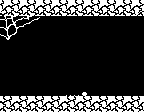

Below is a game level as drawn by its tile map, then a one-line description and the .tmx file that defines it, in full:
An orthogonal 18x28 tile map with 8x4 px tiles, 1 tile layer (Capa de Patrones 1).

<map version="1.2" tiledversion="1.2.5" orientation="orthogonal" renderorder="right-down" width="18" height="28" tilewidth="8" tileheight="4" infinite="0" nextlayerid="2" nextobjectid="1">
 <tileset firstgid="1" source="patrones8x4_2.tsx" />
 <layer id="1" name="Capa de Patrones 1" width="18" height="28">
  <data encoding="csv">
2,1,2,1,2,1,2,1,2,1,2,1,2,1,2,1,2,1,
12,11,12,11,12,11,12,11,12,11,12,11,12,11,12,11,12,11,
22,21,22,21,22,21,22,21,22,21,22,21,22,21,22,21,22,21,
11,31,32,31,32,31,32,31,32,31,32,31,32,31,32,31,32,22,
148,149,150,149,150,200,200,200,200,200,200,200,200,200,200,200,200,200,
158,159,160,150,160,200,200,200,200,200,200,200,200,200,200,200,200,200,
168,169,170,160,200,200,200,200,200,200,200,200,200,200,200,200,200,200,
178,179,180,200,200,200,200,200,200,200,200,200,200,200,200,200,200,200,
188,189,190,200,200,200,200,200,200,200,200,200,200,200,200,200,200,200,
198,199,200,200,200,200,200,200,200,200,200,200,200,200,200,200,200,200,
200,200,200,200,200,200,200,200,200,200,200,200,200,200,200,200,200,200,
200,200,200,200,200,200,200,200,200,200,200,200,200,200,200,200,200,200,
200,200,200,200,200,200,200,200,200,200,200,200,200,200,200,200,200,200,
200,200,200,200,200,200,200,200,200,200,200,200,200,200,200,200,200,200,
200,200,200,200,200,200,200,200,200,200,200,200,200,200,200,200,200,200,
200,200,200,200,200,200,200,200,200,200,200,200,200,200,200,200,200,200,
200,200,200,200,200,200,200,200,200,200,200,200,200,200,200,200,200,200,
200,200,200,200,200,200,200,200,200,200,200,200,200,200,200,200,200,200,
200,200,200,200,200,200,200,200,200,200,200,200,200,200,200,200,200,200,
200,200,200,200,200,200,200,200,200,200,200,200,200,200,200,200,200,200,
200,200,200,200,200,200,200,200,200,200,200,200,200,200,200,200,200,200,
200,200,200,200,200,200,200,200,200,200,200,200,200,200,200,200,200,200,
200,200,200,200,200,200,200,200,200,200,200,200,200,200,200,200,200,200,
200,200,200,200,200,200,200,200,33,33,72,200,200,200,200,200,200,200,
1,2,1,2,1,2,1,2,1,2,1,2,1,2,1,2,1,2,
11,12,11,12,11,12,11,12,11,12,11,12,11,12,11,12,11,12,
21,22,21,22,21,22,21,22,21,22,21,22,21,22,21,22,21,22,
31,32,31,32,31,32,31,32,31,32,31,32,31,32,31,32,31,32
</data>
 </layer>
</map>
